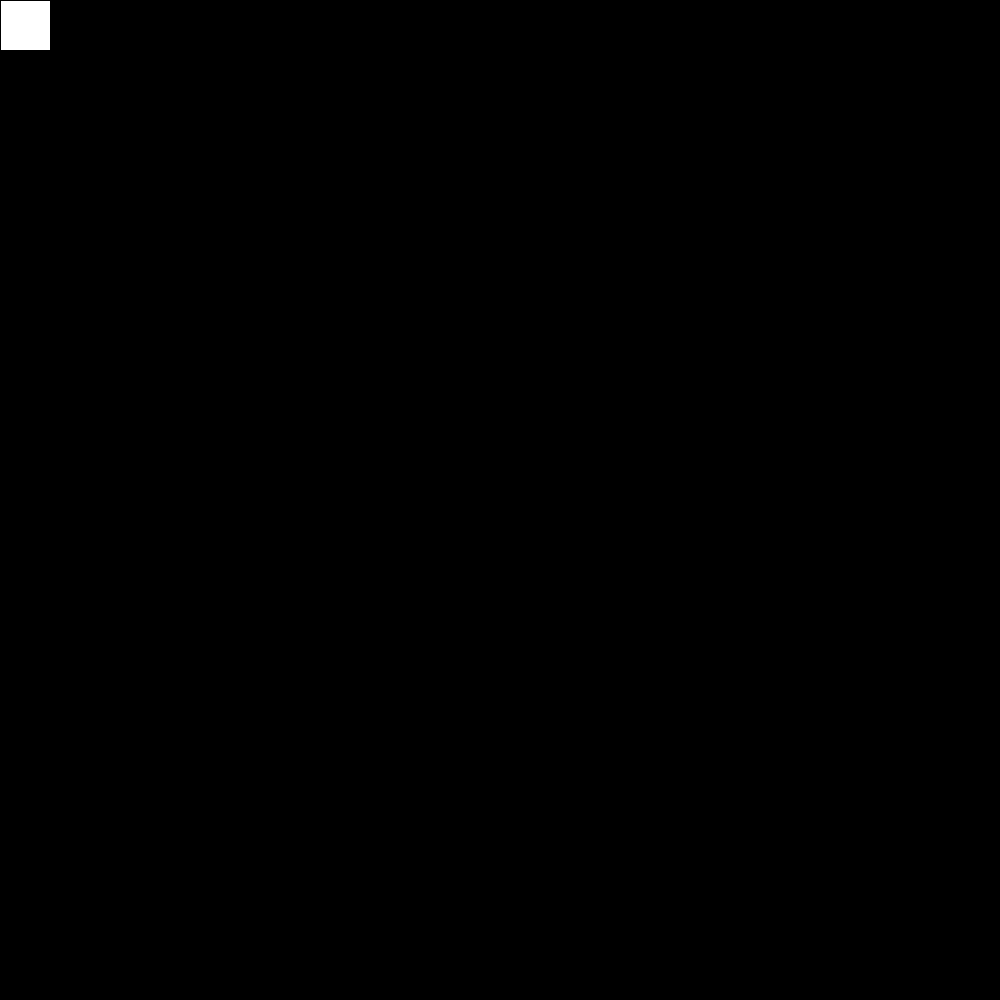
Frame 1 (no input)
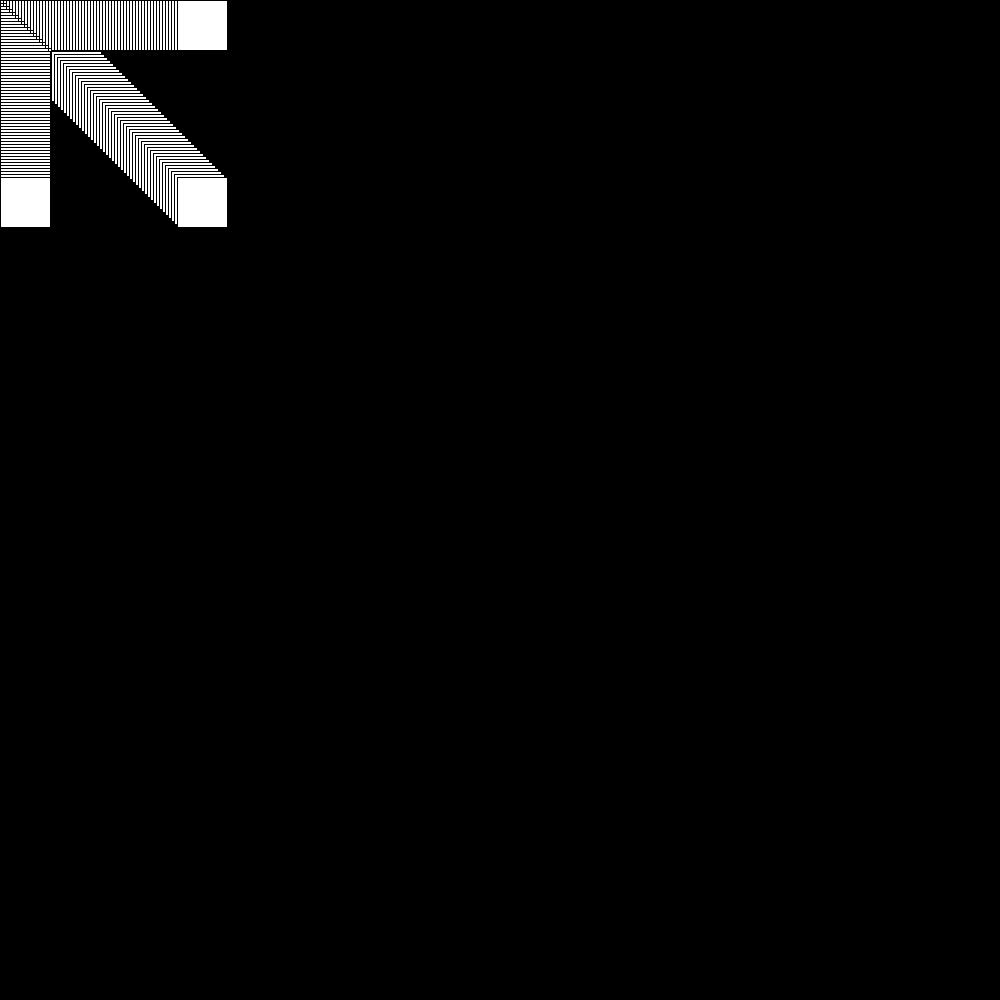
Frame 60 (the mouse pressed at the canvas centre just before this capture)
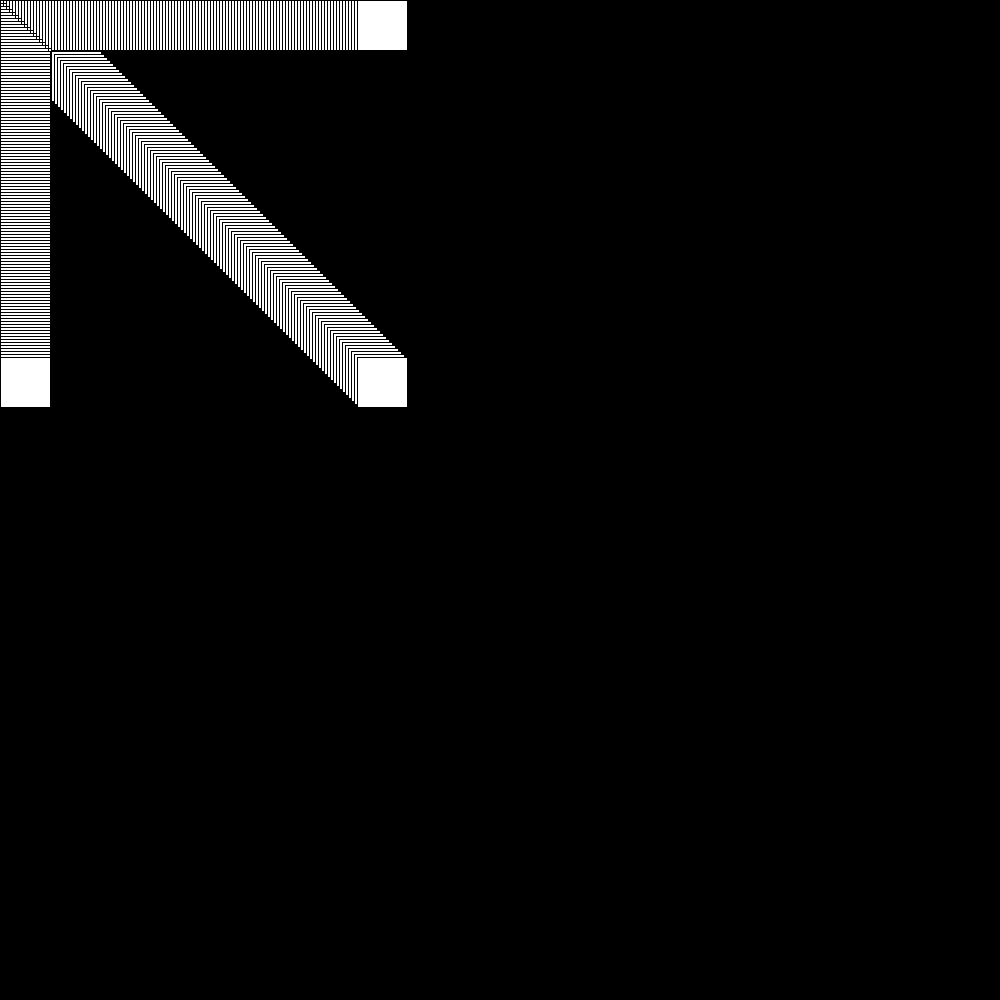
Frame 120 (the mouse held since frame 60 and released just before this capture)

The Processing sketch that drew these frames (run headless with seeded random() and noise(); from frame 60 on, the mouse is pressed at the canvas centre):

// Processing sketch: Box_fast_game_
// ── Box_fast_game_.pde
void setup()
{
  size(1000, 1000);
  background(0, 0, 0);
  noCursor();
}
int a=0;
void draw()
{
  
  fill(255,255,255);
  rect(0+a, 0, 50, 50);
  rect(0, 0+a, 50, 50);
  rect(0+a, 0+a, 50, 50);

  a=a+3;

  if (a>993)
  {
    a=0;
  }
}
